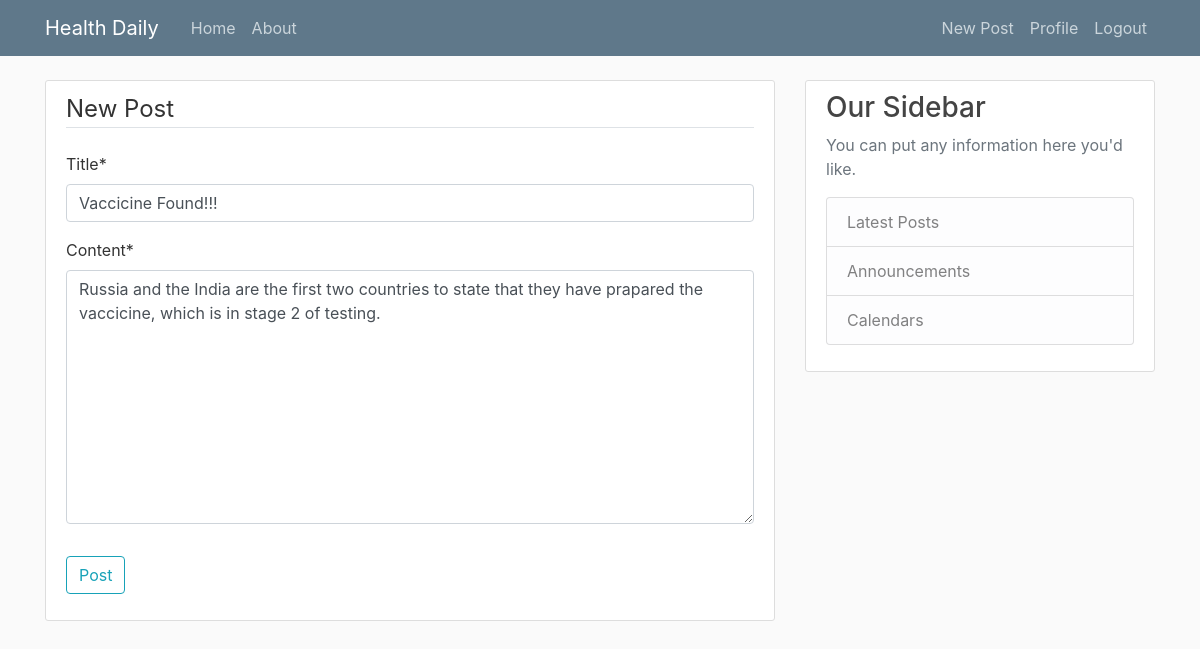
The page /post/12/update/ (signed in) on the database its author committed.
### blog/models.py (models this page shows, shortened)
class Post(models.Model):
	title = models.CharField(max_length=100)
	content = models.TextField()
	date_posted = models.DateTimeField(default=timezone.now)
	author = models.ForeignKey(User, on_delete=models.CASCADE)

### blog/views.py (the view, shortened to what this page needs)
# urls.py: path('post/<int:pk>/update/', PostUpdateView.as_view(), name='post-update'),
class PostUpdateView(LoginRequiredMixin,UserPassesTestMixin, UpdateView):
	model = Post
	fields = ['title', 'content']
	def test_func(self):
		post = self.get_object()
		if self.request.user == post.author:
			return True
		return False

### blog/templates/blog/post_form.html (shortened to what this page needs)
{% extends "blog/base.html" %}
{% load crispy_forms_tags %}
{% block content %}
	<div class="content-section">
		<form method="POST">
			<fieldset class="form-group">
				<legend class="border-bottom mb-4">New Post</legend>
				{{ form|crispy }}
			</fieldset>
			<div class="form-group">
				<button class="btn btn-outline-info" type="submit">Post</button>
			</div>
		</form>
	</div>
{% endblock content %}

### blog/static/blog/main.css (style rules this page uses)
body { background: #fafafa; color: #333333; margin-top: 5rem; }
.content-section { background: #ffffff; padding: 10px 20px; border: 1px solid #dddddd; border-radius: 3px; margin-bottom: 20px; }

### rows shown on the page
Post: title "Vaccicine Found!!!", content "Russia and the India are the first two countries to state that they have prapared the vaccicine, which is in stage 2 of testing."
